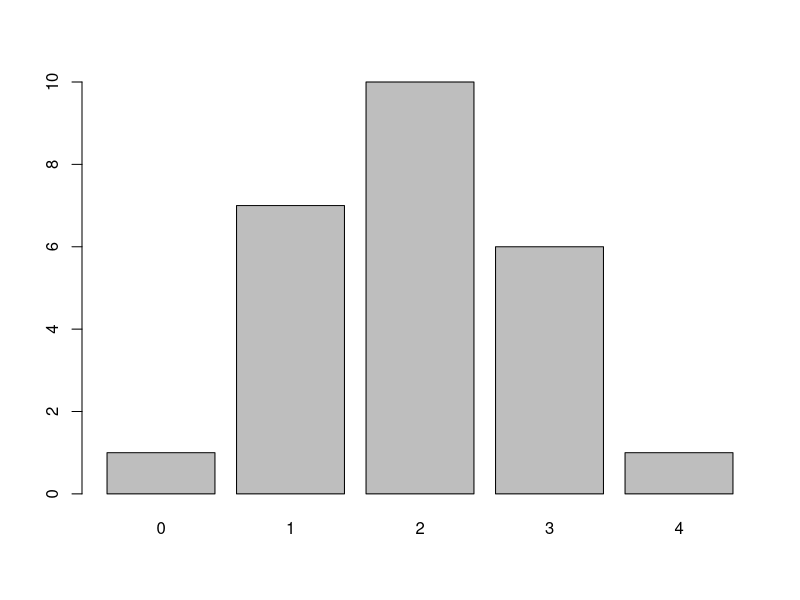
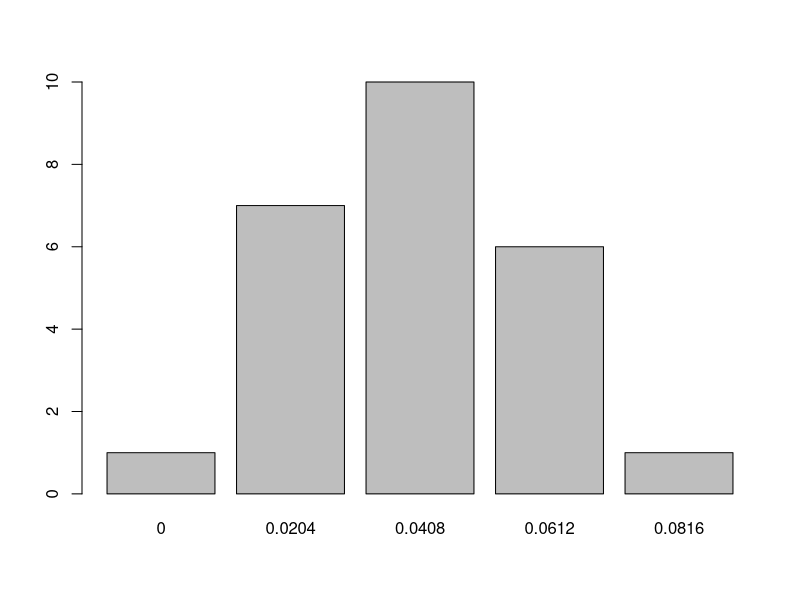
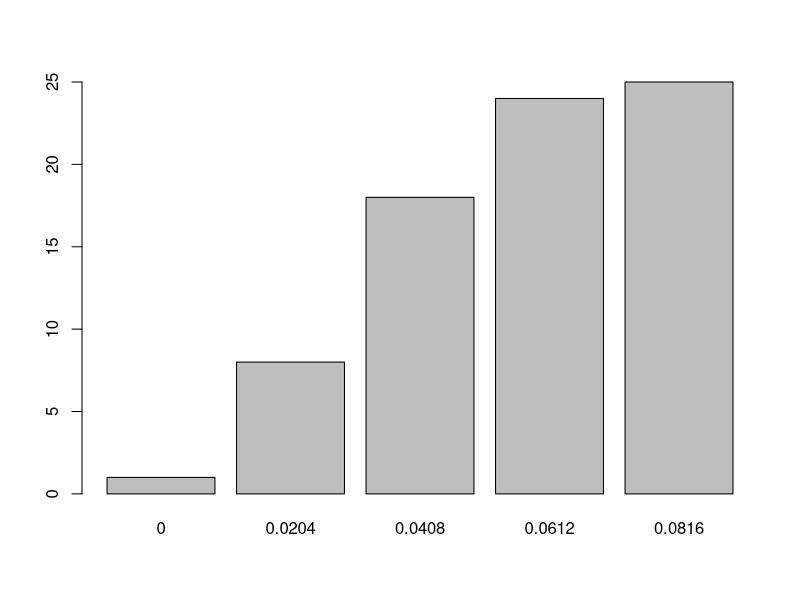
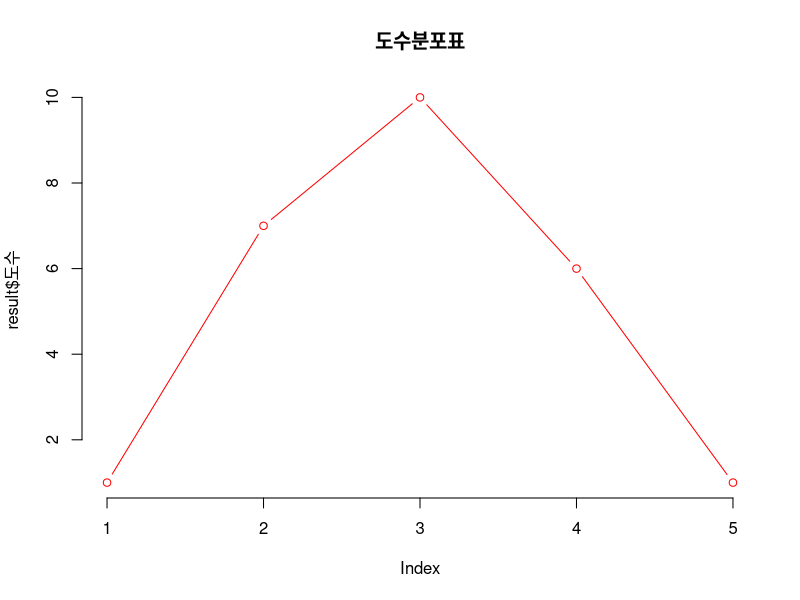
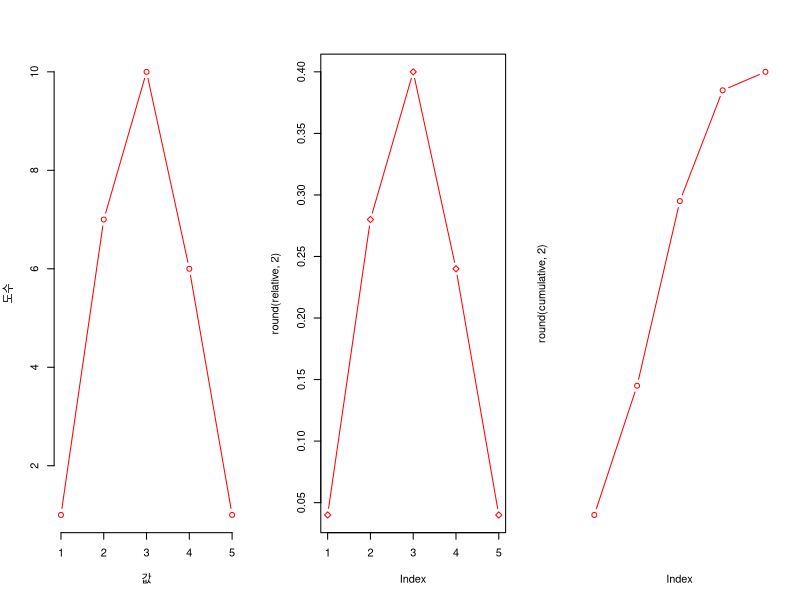
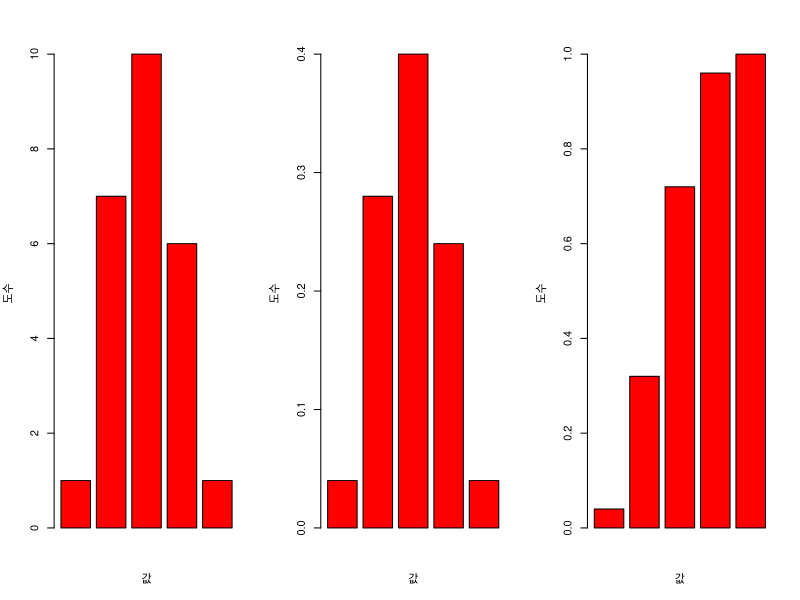
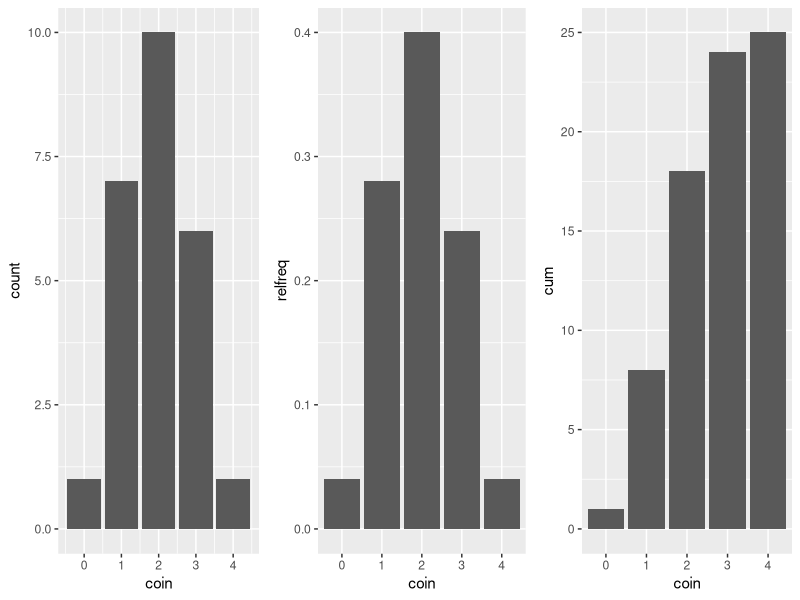
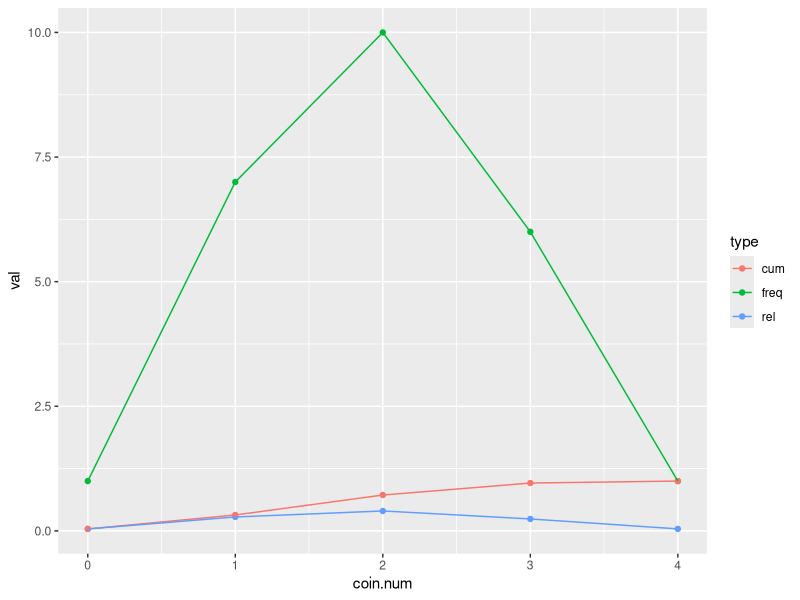

Write R code to recreate these figures, in order.
## ---- chunk 1
(coin <- c(2, 2, 0, 1, 1, 1, 2, 3, 1, 2, 2, 3, 3, 4, 1, 3, 2, 3, 3, 1, 2, 2, 1, 2, 2))
# 도수, 상대도수, 누적 상대도수를 구하고, 그래프로 표현해보시오 

length(coin)  # 시행횟수 25번

# 도수
table(coin)
barplot(table(coin))

# 상대도수
(rounded.relfreq <- table(round(prop.table(coin), 4)))
barplot(rounded.relfreq)

# 누적 상대도수
#(sorted.relfreq <- sort(rounded.relfreq, decreasing = F))
#(sorted.relfreq <- sort(round(prop.table(coin), 4), decreasing = F))
#barplot(sorted.relfreq)

(cumul <- (cumsum(rounded.relfreq)))
barplot(cumul)
## ---- chunk 2
(coin <- c(2, 2, 0, 1, 1, 1, 2, 3, 1, 2, 2, 3, 3, 4, 1, 3, 2, 3, 3, 1, 2, 2, 1, 2, 2))
frequency <- rep(0, 5)
for(i in 1:5){
  frequency[i] <- length(coin[coin == i - 1])
}
frequency

coin[coin == 1]
(relative = frequency / length(coin))
round(relative, 2)
cumulative = cumsum(relative)
round(cumulative, 2)

result = data.frame("도수" = frequency, "상대도수" = round(relative, 2), "누적상대도수" = round(cumulative, 2))
rownames(result) <- c(0, 1, 2, 3, 4)
result
plot(result$"도수", type = "b", col = "red", main = "도수분포표", frame.plot = F, panel.first = T)

opar <- par(mfrow = c(1, 3))
plot(frequency, xlab = "값", ylab = "도수", type = "b", col = "red", frame.plot = F)
plot(round(relative, 2), type = "b", pch = 23, col = "red")
plot(round(cumulative, 2), type = "b", col = "red", axes = F)

barplot(frequency, xlab = "값", ylab = "도수", col = "red")
barplot(round(relative, 2), xlab = "값", ylab = "도수", col = "red")
barplot(round(cumulative, 2), xlab = "값", ylab = "도수", col = "red")
par(opar)
## ---- chunk 3
(coin <- c(2, 2, 0, 1, 1, 1, 2, 3, 1, 2, 2, 3, 3, 4, 1, 3, 2, 3, 3, 1, 2, 2, 1, 2, 2))
library(ggplot2)
#install.packages("grid", repos="http://cran.nexr.com/")
#library(grid)
q = table(coin)
newcoin = data.frame(q)
a <- ggplot(as.data.frame(coin), aes(coin)) + geom_bar(stat = "count")

# 상대도수 구하기
newcoin$relfreq = (newcoin$Freq) / length(coin)

# 누적도수 구하기
newcoin$cum = cumsum(newcoin$Freq)

# multiplot <- function(..., plotList=NULL, file, cols=1, layout=NULL){
#   require(grid)
#   plots <- c(list(...), plotlist)
#   numPlots = length(plots)
#   if(is.null(layout)){
#     layout <- matrix(seq(1, cols * ceiling(numPlots / cols)), ncol = ncols, nrow = ceiling(numPlots / cols))
#   }
#   
#   if(numPlots == 1){
#     print(Plots[[1]])
#   }else{
#     grid.newpage()
#     pushViewport(viewport(layout = grid.layout(nrow(layout), ncol(layout))))
#     for(i in 1:numPlots){
#       matchidx <- as.data.frame(which(layout == i, arr.ind = TRUE))
#       print(plots[[i]], vp = viewport(layout.pos.row = matchidx$row, layout.pos.col = match$col))
#     }
#   }
# }

multiplot <- function(..., plotlist=NULL, cols) {
    require(grid)

    # Make a list from the ... arguments and plotlist
    plots <- c(list(...), plotlist)

    numPlots = length(plots)

    # Make the panel
    plotCols = cols                          # Number of columns of plots
    plotRows = ceiling(numPlots/plotCols) # Number of rows needed, calculated from # of cols

    # Set up the page
    grid.newpage()
    pushViewport(viewport(layout = grid.layout(plotRows, plotCols)))
    vplayout <- function(x, y)
        viewport(layout.pos.row = x, layout.pos.col = y)

    # Make each plot, in the correct location
    for (i in 1:numPlots) {
        curRow = ceiling(i/plotCols)
        curCol = (i-1) %% plotCols + 1
        print(plots[[i]], vp = vplayout(curRow, curCol ))
    }

}

#상대도수 그리기
b <- ggplot(newcoin, aes(coin, relfreq)) + geom_bar(stat = "identity")

# 누적도수 그리기
c <- ggplot(newcoin, aes(coin, cum)) + geom_bar(stat = "identity")

multiplot(a, b, c, cols = 3)
## ---- chunk 4
(coin <- c(2, 2, 0, 1, 1, 1, 2, 3, 1, 2, 2, 3, 3, 4, 1, 3, 2, 3, 3, 1, 2, 2, 1, 2, 2))
coin <- as.data.frame(table(coin))
coin$Freq
coin
## ---- chunk 5
(coin <- c(2, 2, 0, 1, 1, 1, 2, 3, 1, 2, 2, 3, 3, 4, 1, 3, 2, 3, 3, 1, 2, 2, 1, 2, 2))
library(ggplot2)
(coin.num = sort(unique(coin)))

(coin.freq = rep(0, 4))
for(i in 1:length(coin.num)){
  coin.freq[i] <- length(coin[coin == i - 1])
}

coin.freq
(coin.rel = round(coin.freq / length(coin), 2))
(coin.cum = cumsum(coin.rel))

(coin.freq <- data.frame(coin.num, coin.freq))
names(coin.freq)[2] <- paste("val")
coin.freq$type = rep("freq", length(coin.num))
coin.freq

coin.rel = data.frame(coin.num, coin.rel)
names(coin.rel)[2]  <- paste("val")
coin.rel$type = rep("rel", length(coin.num))
coin.rel

coin.cum = data.frame(coin.num, coin.cum)
names(coin.cum)[2]  <- paste("val")
coin.cum$type = rep("cum", length(coin.num))
coin.cum

coin.graph = rbind(coin.freq, coin.rel, coin.cum)
ggplot(coin.graph, aes(coin.num, val, group = type, col = type)) + geom_point() + geom_line()

coin.rel.graph = rbind(coin.rel, coin.cum)
ggplot(coin.rel.graph, aes(coin.num, val, group = type, col = type)) + geom_point() + geom_line()

